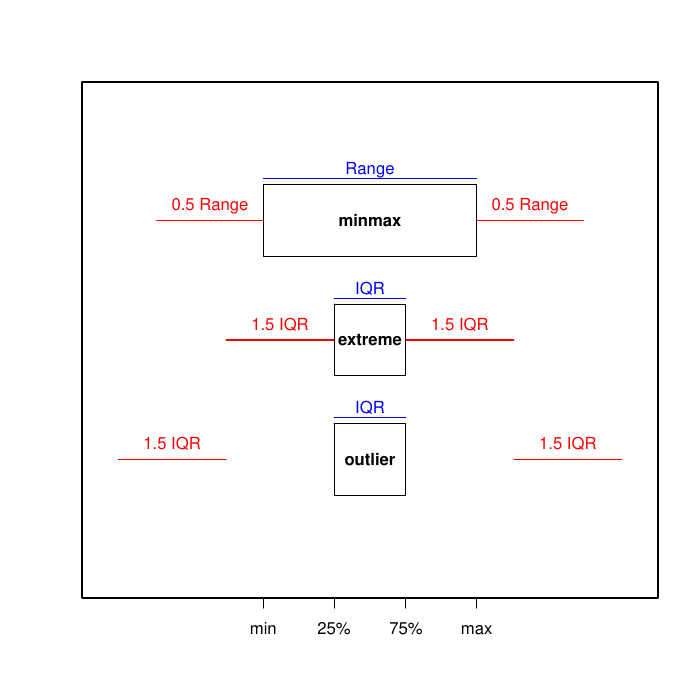

The script that saved this image:
methods <- c("outlier", "extreme", "minmax")
#svg("scheme.svg")
pdf("scheme.pdf")
plot(c(-5,5), c(0,length(methods)+1), type="n", axes=FALSE, xlab="", ylab="")
for (i in 1:length(methods)) {
  if (methods[i]=="outlier") {
    b <- qnorm(c(0.25, 0.75))
    polygon(c(b[1], b[1], b[2], b[2]), c(i+0.3, i-0.3, i-0.3, i+0.3))
    text(0, i+0.3, "IQR", pos=3, col="blue")
    lines(b, c(i+0.35, i+0.35), col="blue")
    text(0, i, methods[i], font=2)
    lines(c(b[1]-3*diff(b), b[1]-1.5*diff(b)), c(i,i), col="red")
    lines(c(b[2]+1.5*diff(b), b[2]+3*diff(b)), c(i,i), col="red")
    text(b[1]-2.25*diff(b), i, "1.5 IQR", pos=3, col="red")
    text(b[2]+2.25*diff(b), i, "1.5 IQR", pos=3, col="red")
  }
  if (methods[i]=="extreme") {
    b <- qnorm(c(0.25, 0.75))
    polygon(c(b[1], b[1], b[2], b[2]), c(i+0.3, i-0.3, i-0.3, i+0.3))
    text(0, i+0.3, "IQR", pos=3, col="blue")
    lines(b, c(i+0.35, i+0.35), col="blue")
    text(0, i, methods[i], font=2)
    lines(c(b[1]-1.5*diff(b), b[1]-0*diff(b)), c(i,i), col="red")
    lines(c(b[2]+0*diff(b), b[2]+1.5*diff(b)), c(i,i), col="red")
    text(b[1]-0.75*diff(b), i, "1.5 IQR", pos=3, col="red")
    text(b[2]+0.75*diff(b), i, "1.5 IQR", pos=3, col="red")
  }
  if (methods[i]=="minmax") {
    b <- c(-2.0, 2.0)
    polygon(c(b[1], b[1], b[2], b[2]), c(i+0.3, i-0.3, i-0.3, i+0.3))
    text(0, i+0.3, "Range", pos=3, col="blue")
    lines(b, c(i+0.35, i+0.35), col="blue")
    text(0, i, methods[i], font=2)
    lines(c(b[1]-0.5*diff(b), b[1]-0*diff(b)), c(i,i), col="red")
    lines(c(b[2]+0*diff(b), b[2]+0.5*diff(b)), c(i,i), col="red")
    text(b[1]-0.25*diff(b), i, "0.5 Range", pos=3, col="red")
    text(b[2]+0.25*diff(b), i, "0.5 Range", pos=3, col="red")
  }
}
box()
axis(1, c(-2, qnorm(c(0.25, 0.75)), 2), c("min", "25%", "75%", "max"))
dev.off()